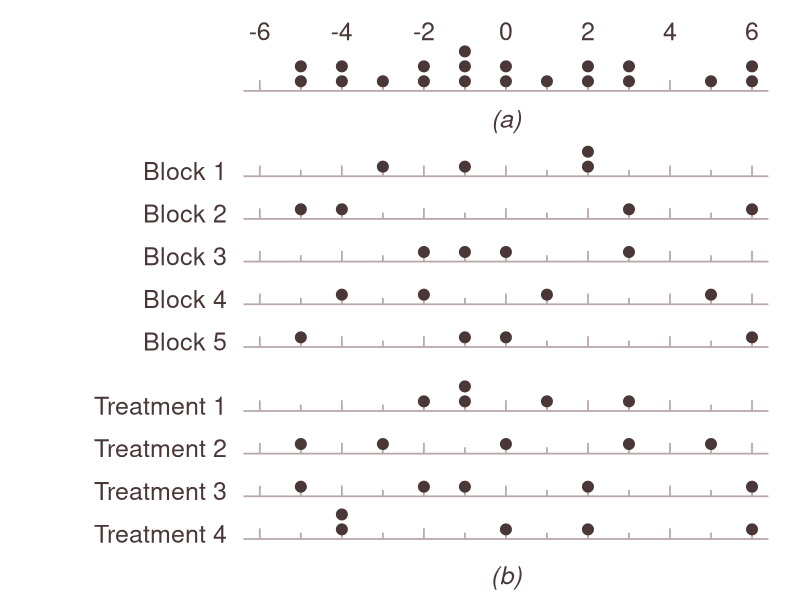
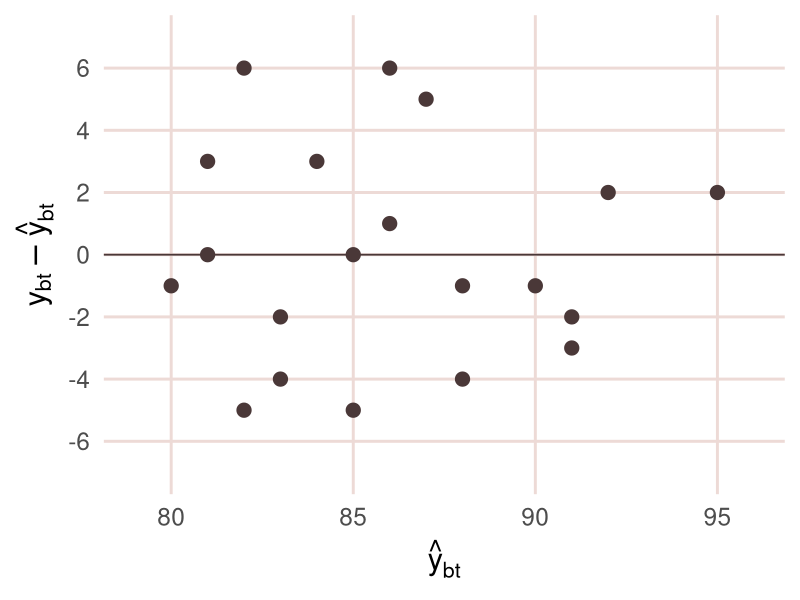

The R script that drew these images, in order:
# slides_w12_block.R ---------------------------------------------------------
#
# Feeds: Workshop 12 (ANOVA & Latin Squares) slides "Randomized Block Design",
#   "Randomized Block Design (2)" and "Randomized Block Design (4) - Diagnostic
#   Tests" (the penicillin experiment, Box, Hunter & Hunter).
# Run from the top of the repo:
#   Rscript functions/slides_w12_block.R
# Reads:  workshops/anova_penicillin.csv  (blend, treatment, order, yield)
# Writes: docs-v3/images/slides/workshop-12/gen_pen_resid_dots.png
#         docs-v3/images/slides/workshop-12/gen_pen_resid_fitted.png
#         and prints every number shown on those slides (block and treatment
#         averages, deviations, the decomposition matrices, the ANOVA table).

library(dplyr)
library(ggplot2)

outdir = "docs-v3/images/slides/workshop-12"
pen = read.csv("workshops/anova_penicillin.csv") %>%
  mutate(treatment = factor(treatment))
stopifnot(nrow(pen) == 20)

# Averages and deviations ------------------------------------------------------
grand = mean(pen$yield)
blk = pen %>% group_by(blend) %>%
  summarize(average = mean(yield)) %>% mutate(deviation = average - grand)
trt = pen %>% group_by(treatment) %>%
  summarize(average = mean(yield)) %>% mutate(deviation = average - grand)
cat("Grand average:", grand, "\n\n")
cat("Block (blend) averages and deviations\n"); print(as.data.frame(blk))
cat("\nTreatment averages and deviations\n"); print(as.data.frame(trt))
stopifnot(grand == 86,
          blk$average == c(92, 83, 85, 88, 82), blk$deviation == c(6, -3, -1, 2, -4),
          trt$average == c(84, 85, 89, 86),     trt$deviation == c(-2, -1, 3, 0))

# Decomposition: y_bt = grand + block dev + treatment dev + residual -------------
pen = pen %>%
  left_join(blk %>% select(blend, bdev = deviation), by = "blend") %>%
  left_join(trt %>% select(treatment, tdev = deviation), by = "treatment") %>%
  mutate(dev    = yield - grand,
         fitted = grand + bdev + tdev,
         resid  = yield - fitted)

# rows = blends 1-5, columns = treatments A-D
mat = function(col) {
  m = matrix(pen[[col]], nrow = 5, byrow = TRUE)   # CSV is sorted blend, then A-D
  dimnames(m) = list(paste("Blend", 1:5), levels(pen$treatment)); m
}
Y = mat("yield"); D = mat("dev"); B = mat("bdev"); T = mat("tdev"); R = mat("resid")
cat("\nObservations y_bt\n");                        print(Y)
cat("\nDeviations from grand average y_bt - ybar\n"); print(D)
cat("\nBlock deviations ybar_b - ybar\n");            print(B)
cat("\nTreatment deviations ybar_t - ybar\n");        print(T)
cat("\nResiduals y_bt - ybar_b - ybar_t + ybar\n");   print(R)
stopifnot(all(D == B + T + R),
          D[1, ] == c(3, 2, 11, 8), D[5, ] == c(-7, -5, -6, 2),
          R[1, ] == c(-1, -3, 2, 2), R[2, ] == c(3, -5, 6, -4),
          R[3, ] == c(-2, 3, -1, 0), R[4, ] == c(1, 5, -2, -4),
          R[5, ] == c(-1, 0, -5, 6))

SD = sum(D^2); SB = sum(B^2); ST = sum(T^2); SR = sum(R^2)
cat("\nVector sums of squares:  S_D =", SD, " S_B =", SB, " S_T =", ST, " S_R =", SR,
    "\n  check S_D = S_B + S_T + S_R:", SD, "=", SB + ST + SR, "\n")
cat("Degrees of freedom:  nu_D = 19, nu_B = 4, nu_T = 3, nu_R = 12  (19 = 4 + 3 + 12)\n")
stopifnot(SD == 560, SB == 264, ST == 70, SR == 226)

# ANOVA table ---------------------------------------------------------------------
cat("\naov(yield ~ factor(blend) + treatment, data = pen)\n")
fit = aov(yield ~ factor(blend) + treatment, data = pen)
print(summary(fit))
tab = summary(fit)[[1]]
cat("\nMean squares: m_B =", round(tab[1, "Mean Sq"], 1), " m_T =", round(tab[2, "Mean Sq"], 1),
    " m_R =", round(tab[3, "Mean Sq"], 1), "\n")
cat("F ratios (exact):  F_4,12 =", round(tab[1, "F value"], 3), "  F_3,12 =", round(tab[2, "F value"], 3), "\n")
# The textbook divides the ROUNDED mean squares (66.0 / 18.8), so it prints 3.51
# where the unrounded ratio is 3.504; the slide follows the textbook.
cat("F ratios from rounded mean squares (textbook):  F_4,12 =", round(66.0 / 18.8, 2),
    "  F_3,12 =", round(23.3 / 18.8, 2), "\n")
cat("p-values:  blocks =", signif(tab[1, "Pr(>F)"], 3), "  treatments =", signif(tab[2, "Pr(>F)"], 3), "\n")
stopifnot(round(tab[1, "Mean Sq"], 1) == 66.0, round(tab[2, "Mean Sq"], 1) == 23.3,
          round(tab[3, "Mean Sq"], 1) == 18.8,
          round(66.0 / 18.8, 2) == 3.51, round(tab[2, "F value"], 2) == 1.24,
          round(tab[1, "F value"], 2) == 3.50)

# Figure 4.9: residual dot plots ---------------------------------------------------
ink  = "#4a3838"
tick = "#b8a8a8"
step = 1.4                 # vertical gap between stacked dots
stack = function(df, y0) {  # stack equal residuals upward from the row baseline y0
  df %>% group_by(r = resid) %>% mutate(k = row_number() - 1) %>% ungroup() %>%
    transmute(x = r, y = y0 + 0.9 + k * step)
}
rows = bind_rows(
  stack(pen, 44) %>% mutate(row = "all"),
  bind_rows(lapply(1:5, function(b) stack(pen %>% filter(blend == b), 36 - 4 * (b - 1)))),
  bind_rows(lapply(1:4, function(t) {
    stack(pen %>% filter(treatment == levels(pen$treatment)[t]), 14 - 4 * (t - 1))
  })))
baselines = c(44, 36 - 4 * (0:4), 14 - 4 * (0:3))
labels    = c("", paste("Block", 1:5), paste("Treatment", 1:4))
ruler = do.call(rbind, lapply(baselines, function(y0) {
  data.frame(x = -6:6, y0 = y0, h = ifelse((-6:6) %% 2 == 0, 1.0, 0.6))
}))
axis_labs = data.frame(x = seq(-6, 6, 2), y = 49.6, lab = seq(-6, 6, 2))
ptxt = 18 / .pt   # 18 pt labels

g1 = ggplot() +
  geom_segment(data = data.frame(y0 = baselines), aes(x = -6.4, xend = 6.4, y = y0, yend = y0),
               color = tick, linewidth = 0.6) +
  geom_segment(data = ruler, aes(x = x, xend = x, y = y0, yend = y0 + h),
               color = tick, linewidth = 0.6) +
  geom_point(data = rows, aes(x = x, y = y), color = ink, size = 3.4) +
  geom_text(data = axis_labs, aes(x = x, y = y, label = lab), color = ink, size = ptxt) +
  annotate("text", x = -6.8, y = baselines[-1] + 0.5, label = labels[-1], hjust = 1,
           color = ink, size = ptxt) +
  annotate("text", x = 0, y = 41.4, label = "(a)", color = ink, size = ptxt, fontface = "italic") +
  annotate("text", x = 0, y = -1.4, label = "(b)", color = ink, size = ptxt, fontface = "italic") +
  scale_x_continuous(limits = c(-12.2, 6.9), expand = c(0, 0)) +
  scale_y_continuous(limits = c(-3.2, 52), expand = c(0, 0)) +
  theme_void(base_size = 22) +
  theme(plot.background = element_rect(fill = "white", color = NA),
        plot.margin = margin(4, 8, 4, 4))
ggsave(file.path(outdir, "gen_pen_resid_dots.png"), g1, width = 5.8, height = 4.8, dpi = 200)

# Figure 4.10: residuals against predicted values ------------------------------------
g2 = ggplot(pen, aes(x = fitted, y = resid)) +
  geom_hline(yintercept = 0, color = ink, linewidth = 0.6) +
  geom_point(color = ink, size = 4.5) +
  scale_x_continuous(limits = c(79, 96), breaks = seq(80, 95, 5)) +
  scale_y_continuous(limits = c(-7, 7), breaks = seq(-6, 6, 2)) +
  labs(x = expression(hat(y)[bt]), y = expression(y[bt] - hat(y)[bt])) +
  theme_minimal(base_size = 22) +
  theme(panel.grid.minor = element_blank(),
        panel.grid.major = element_line(color = "#eddad6"),
        plot.background = element_rect(fill = "white", color = NA))
ggsave(file.path(outdir, "gen_pen_resid_fitted.png"), g2, width = 6.4, height = 4.8, dpi = 200)

cat("\nResiduals (all 20), sorted:", sort(pen$resid), "\n")
cat("Fitted range:", range(pen$fitted), "\n")
cat("Wrote gen_pen_resid_dots.png and gen_pen_resid_fitted.png\n")
